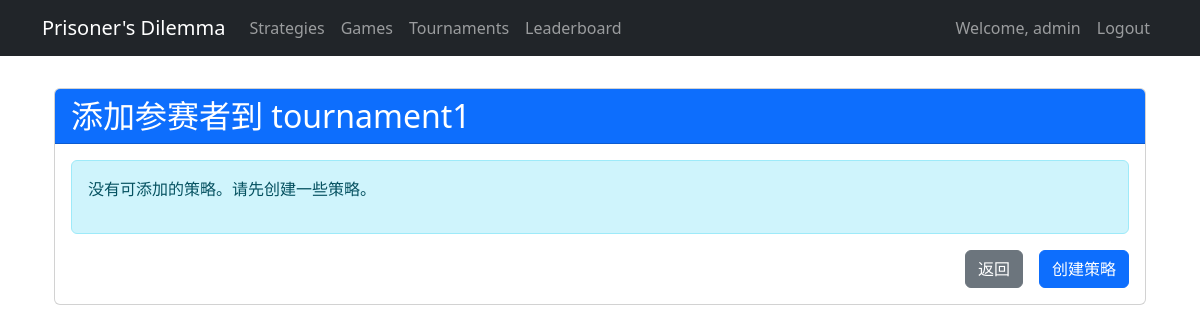
Page /tournaments/72/add-participant/ (signed in) on the earlier database version.
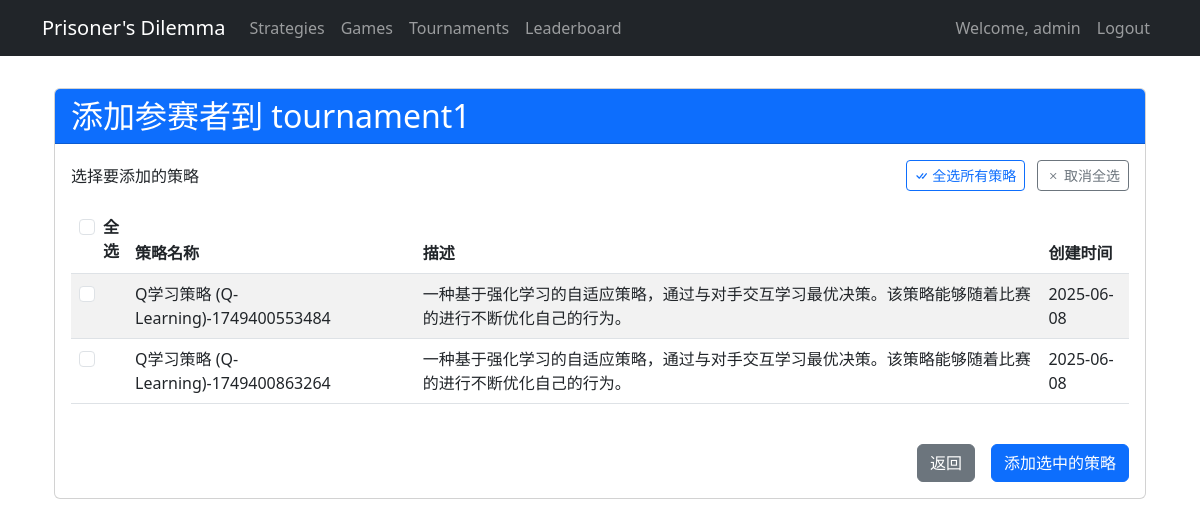
Same page on the later database version.
### dilemma_game/models.py (models this page shows, shortened)
class Strategy(models.Model):
    name = models.CharField(max_length=100)
    description = models.TextField()
    code = models.TextField()
    created_by = models.ForeignKey(User, on_delete=models.CASCADE)
    created_at = models.DateTimeField(auto_now_add=True)
    updated_at = models.DateTimeField(auto_now=True)
    is_preset = models.BooleanField(default=False)
    preset_id = models.CharField(max_length=50, blank=True, null=True)

### dilemma_game/views.py (the view, shortened to what this page needs)
# urls.py: path('tournaments/<int:pk>/add-participant/', tournament_add_participant, name='tournament_add_participant'),
@login_required
def tournament_add_participant(request, pk):
    tournament = get_object_or_404(Tournament, pk=pk)
    available_strategies = Strategy.objects.filter(created_by=request.user)
    existing_strategies = TournamentParticipant.objects.filter(tournament=tournament).values_list('strategy_id', flat=True)
    available_strategies = available_strategies.exclude(id__in=existing_strategies)
    return render(request, 'dilemma_game/tournament_add_participant.html', {
        'tournament': tournament,
        'available_strategies': available_strategies
    })

### dilemma_game/templates/dilemma_game/tournament_add_participant.html (shortened to what this page needs)
{% extends 'dilemma_game/base.html' %}
{% block content %}
<div class="container mt-4">
    <div class="card">
        <div class="card-header bg-primary text-white d-flex justify-content-between align-items-center">
            <h2 class="mb-0">添加参赛者到 {{ tournament.name }}</h2>
        </div>
        <div class="card-body">
            {% if available_strategies %}
            <form method="post">
                <div class="mb-4">
                    <div class="d-flex justify-content-between align-items-center mb-3">
                        <label class="form-label mb-0">选择要添加的策略</label>
                        <div>
                            <button type="button" id="selectAllBtn" class="btn btn-outline-primary btn-sm me-2">
                                <i class="bi bi-check-all"></i> 全选所有策略
                            </button>
                            <button type="button" id="deselectAllBtn" class="btn btn-outline-secondary btn-sm">
                                <i class="bi bi-x"></i> 取消全选
                            </button>
                        </div>
                    </div>
                    <div class="table-responsive">
                        <table class="table table-striped">
                            <thead>
                                <tr>
                                    <th style="width: 50px;">
                                        <div class="form-check">
                                            <input class="form-check-input" type="checkbox" id="selectAll">
                                            <label class="form-check-label" for="selectAll">全选</label>
                                        </div>
                                    </th>
                                    <th>策略名称</th>
                                    <th>描述</th>
                                    <th>创建时间</th>
                                </tr>
                            </thead>
                            <tbody>
                                {% for strategy in available_strategies %}
                                <tr>
                                    <td>
                                        <div class="form-check">
                                            <input class="form-check-input strategy-checkbox" type="checkbox"
                                                name="strategy_ids" value="{{ strategy.id }}"
                                                id="strategy-{{ strategy.id }}">
                                        </div>
                                    </td>
                                    <td>{{ strategy.name }}</td>
                                    <td>{{ strategy.description|truncatechars:100 }}</td>
                                    <td>{{ strategy.created_at|date:"Y-m-d" }}</td>
                                </tr>
                                {% endfor %}
                            </tbody>
                        </table>
                    </div>
                </div>
                <div class="d-grid gap-2 d-md-flex justify-content-md-end">
                    <a href="{% url 'tournament_detail' tournament.id %}" class="btn btn-secondary me-md-2">返回</a>
                    <button type="submit" class="btn btn-primary">添加选中的策略</button>
                </div>
            </form>
            {% else %}
            <div class="alert alert-info">
                <p>没有可添加的策略。请先创建一些策略。</p>
            </div>
            <div class="d-grid gap-2 d-md-flex justify-content-md-end">
                <a href="{% url 'tournament_detail' tournament.id %}" class="btn btn-secondary me-md-2">返回</a>
                <a href="{% url 'strategy_create' %}" class="btn btn-primary">创建策略</a>
            </div>
            {% endif %}
        </div>
    </div>
</div>
{% endblock %}

Differences in the rows shown:
added Strategy: name "Q学习策略 (Q-Learning)-1749400553484", description "一种基于强化学习的自适应策略，通过与对手交互学习最优决策。该策略能够随着比赛的进行不断优化自己的行为。", created_at "2025-06-08"
added Strategy: name "Q学习策略 (Q-Learning)-1749400863264", description "一种基于强化学习的自适应策略，通过与对手交互学习最优决策。该策略能够随着比赛的进行不断优化自己的行为。", created_at "2025-06-08"
Other differences:
form field value: (not shown) → "☐"
text no longer shown: "没有可添加的策略。请先创建一些策略。 创建策略"
text now shown: "选择要添加的策略 全选所有策略 取消全选 全选 策略名称 描述 创建时间 添加选中的策略"
